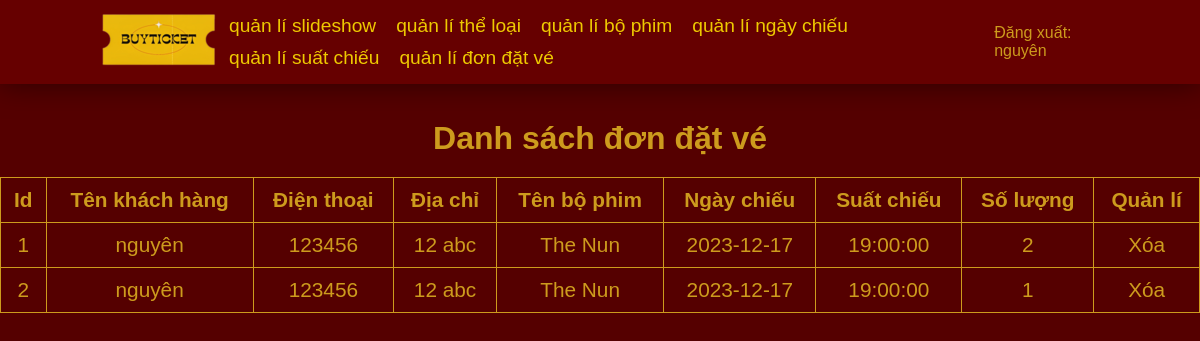
Page /admin/modules/index.php?action=quanlidondatve&query=lietke (signed in) on the committed database.
### tables this page shows
CREATE TABLE `tbl_datve` (
  `id_datve` int(11) NOT NULL,
  `id_khachhang` int(11) NOT NULL,
  `id_bophim` int(11) NOT NULL,
  `ngaychieu` date NOT NULL,
  `suatchieu` time NOT NULL,
  `soluong` int(11) NOT NULL
);

CREATE TABLE `tbl_taikhoan` (
  `id_dangki` int(11) NOT NULL,
  `ten` varchar(200) NOT NULL,
  `email` varchar(100) NOT NULL,
  `matkhau` varchar(100) NOT NULL,
  `dienthoai` varchar(20) NOT NULL,
  `diachi` varchar(200) NOT NULL
);

CREATE TABLE `tbl_bophim` (
  `id_bophim` int(11) NOT NULL,
  `mabophim` varchar(100) NOT NULL,
  `tenbophim` varchar(250) NOT NULL,
  `giatien` varchar(50) NOT NULL,
  `mota` text NOT NULL,
  `hinhanh` varchar(50) NOT NULL,
  `id_theloai` int(11) NOT NULL
);

### admin/modules/quanlidondatve/lietke.php (the view)
<?php
$sql_lietke_dondatve = "SELECT * FROM tbl_datve, tbl_bophim, tbl_taikhoan WHERE
tbl_datve.id_khachhang = tbl_taikhoan.id_dangki AND
tbl_datve.id_bophim = tbl_bophim.id_bophim ORDER BY id_datve DESC";
$row_lietke_dondatve = mysqli_query($mysqli, $sql_lietke_dondatve);
?>
<div class="lietkedondatve">
<h2 class="title_chuthich">Danh sách đơn đặt vé</h2>
<table border="1px">
    <tr>
        <th>Id</th>
        <th>Tên khách hàng</th>
        <th>Điện thoại</th>
        <th>Địa chỉ</th>
        <th>Tên bộ phim</th>
        <th>Ngày chiếu</th>
        <th>Suất chiếu</th>
        <th>Số lượng</th>
        <th>Quản lí</th>
    </tr>
    <?php
    $i = 0;
    while ($row = mysqli_fetch_array($row_lietke_dondatve)) {
        $i++;
        ?>
        <tr>
            <td>
                <?php echo $i ?>
            </td>
            <td>
                <?php echo $row["ten"] ?>
            </td>
            <td>
                <?php echo $row["dienthoai"] ?>
            </td>
            <td>
                <?php echo $row["diachi"] ?>
            </td>
            <td>
                <?php echo $row["tenbophim"] ?>
            </td>
            <td>
                <?php echo $row["ngaychieu"] ?>
            </td>
            <td>
                <?php echo $row["suatchieu"] ?>
            </td>
            <td>
                <?php echo $row["soluong"] ?>
            </td>
            <td>
                <a href="quanlidondatve/xuly.php?iddatve=<?php echo $row["id_datve"] ?>">Xóa</a>
            </td>
        </tr>
        <?php
    }
    ?>
</table>
</div>

### admin/css/style.css (style rules this page uses)
* { margin: 0; padding: 0; box-sizing: border-box; font-family: 'Poppins', sans-serif; }
body { background-color: #550000; }
table { border: solid 1px #CD9B1D; width: 100%; border-collapse: collapse; color: #CD9B1D; text-align: center; font-size: 1.3em; }
td,th { padding: 10px; }
a { text-decoration: none; color: #CD9B1D; }
h2.title_chuthich { color: #CD9B1D; text-align: center; font-size: 2em; padding: 20px 0; }

### rows in the picture
tbl_datve: tbl_taikhoan.ten "nguyên", tbl_taikhoan.dienthoai "123456", tbl_taikhoan.diachi "12 abc", id_bophim.tenbophim "The Nun", ngaychieu "2023-12-17", suatchieu "19:00:00", soluong "2"
tbl_datve: tbl_taikhoan.ten "nguyên", tbl_taikhoan.dienthoai "123456", tbl_taikhoan.diachi "12 abc", id_bophim.tenbophim "The Nun", ngaychieu "2023-12-17", suatchieu "19:00:00", soluong "1"

### other values in the picture
$_SESSION["dangnhap"] "nguyên"
